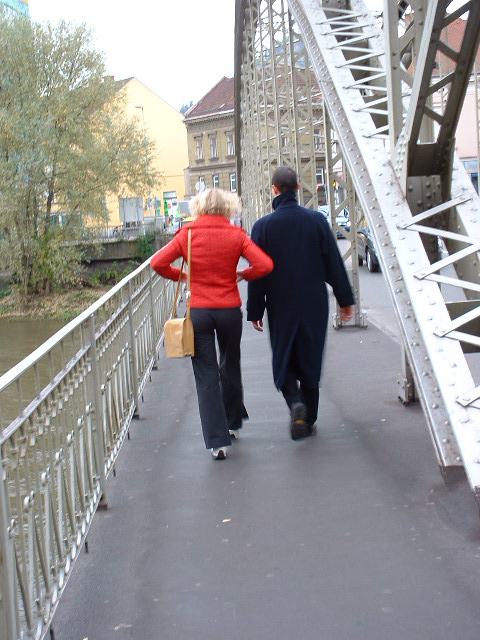
#> input picture dataset/person_1.png, 480 x 640 px
$ python peoplecounter.py --image dataset/person_1.png
#> lines starting #> are read from the running program, lines starting #| are printed output that depends on the picture; after the words box and inside, x2 and y2 are one past the last pixel; in counts of white or black regions, pixels touching at a corner belong together
#AI-IOT using ubidots

from imutils.object_detection import non_max_suppression
import numpy as np
import imutils
import cv2
import requests
import time
import argparse
import pybase64
import base64

URL_EDUCATIONAL = "http://things.ubidots.com"
URL_INDUSTRIAL = "http://industrial.api.ubidots.com"
INDUSTRIAL_USER = True
TOKEN = "Your token"
DEVICE = "Your device name"
VARIABLE = "Your variable name"

HOGCV = cv2.HOGDescriptor()
HOGCV.setSVMDetector(cv2.HOGDescriptor_getDefaultPeopleDetector())

def detector(image):
    image = imutils.resize(image, width=min(400, image.shape[1]))
    clone = image.copy()

    (rects, weights) = HOGCV.detectMultiScale(image, winStride=(8, 8),
                                              padding=(32, 32), scale=1.05)


    rects = np.array([[x, y, x + w, y + h] for (x, y, w, h) in rects])
    result = non_max_suppression(rects, probs=None, overlapThresh=0.65)

    return result

def localDetect(image_path):
    result = []
    image = cv2.imread(image_path)
    if len(image) <= 0:
        print("[ERROR] could not read your local image")
        return result
    print("[INFO] Detecting people")
    result = detector(image)

    # shows the result
    for (xA, yA, xB, yB) in result:
        cv2.rectangle(image, (xA, yA), (xB, yB), (0, 255, 0), 2)

    cv2.imshow("result", image)
    cv2.waitKey(0)
    cv2.destroyAllWindows()

    return (result, image)


def convert_to_base64(image):
    image = imutils.resize(image, width=400)
    img_str = cv2.imencode('.png', image)[1].tostring()
    b64 = base64.b64encode(img_str)
    return b64.decode('utf-8')


def detectPeople(args):
    image_path = args["image"]

    if image_path != None:
        print("[INFO] Image path provided, attempting to read image")
        (result, image) = localDetect(image_path)
#> in localDetect, image is the input picture: shape (640, 480, 3); mean B, G, R 148.4, 148.1, 151.2
#> in detector, `(rects, weights) = HOGCV.detectMultiScale(image, winStride=(8, 8), pad..`: rects = [[177, 111, 145, 290], [103, 113, 151, 302]]; weights = [2.19, 1.23]
#> in detector, `rects = np.array([[x, y, x + w, y + h] for (x, y, w, h) in rects])`: rects = [[177, 111, 322, 401], [103, 113, 254, 415]]
#> in detector, `result = non_max_suppression(rects, probs=None, overlapThresh=0.65)`: result = [[103, 113, 254, 415], [177, 111, 322, 401]]
#> the loop in localDetect, `for (xA, yA, xB, yB) in result:` made 2 passes
#> after the loop in localDetect, `for (xA, yA, xB, yB) in result:`:
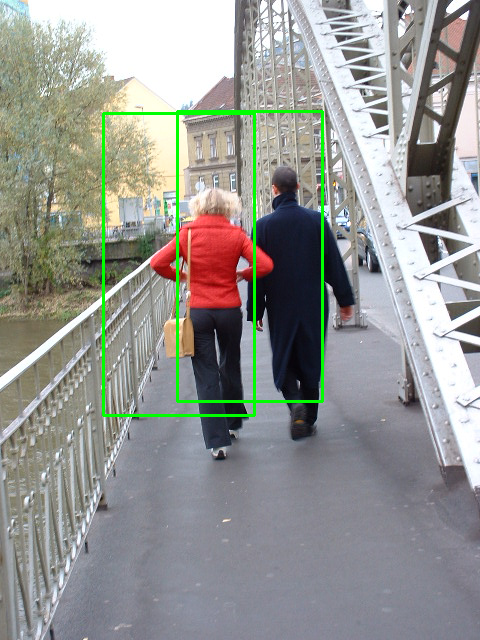
#> image: shape (640, 480, 3); 1.7% of pixels changed, all inside (x1, y1, x2, y2) = (102, 110, 324, 417)
        print("[INFO] sending results")
        # Converts the image to base 64 and adds it to the context
        b64 = convert_to_base64(image)
        context = {"image": b64}

        # Sends the result
        req = sendToUbidots(TOKEN, DEVICE, VARIABLE,
                            len(result), context=context)
        if req.status_code >= 400:
            print("[ERROR] Could not send data to Ubidots")
            return req


def buildPayload(variable, value, context):
    return {variable: {"value": value, "context": context}}


def sendToUbidots(token, device, variable, value, context={}, industrial=True):
    # Builds the endpoint
    url = URL_INDUSTRIAL if industrial else URL_EDUCATIONAL
    url = "{}/api/v1.6/devices/{}".format(url, device)

    payload = buildPayload(variable, value, context)
    headers = {"X-Auth-Token": token, "Content-Type": "application/json"}

    attempts = 0
    status = 400

    while status >= 400 and attempts <= 5:
        req = requests.post(url=url, headers=headers, json=payload)
        status = req.status_code
        attempts += 1
        time.sleep(1)

    return req


def argsParser():
    ap = argparse.ArgumentParser()
    ap.add_argument("-i", "--image", default=None,
                    help="")
    args = vars(ap.parse_args())

    return args


def main():
    args = argsParser()
    detectPeople(args)
#> in convert_to_base64, `image = imutils.resize(image, width=400)`:
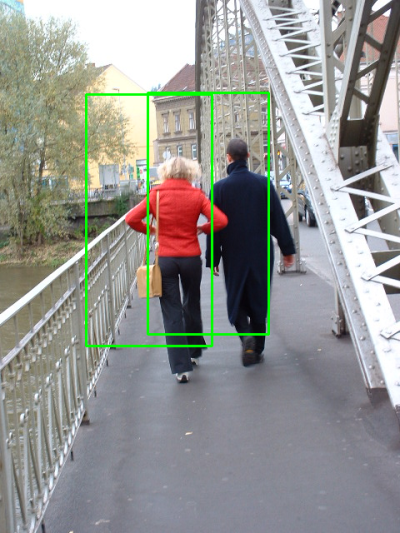
#> image: shape (533, 400, 3); mean of channels 0, 1, 2 146.2, 150.1, 148.8; drawn as B, G, R
#> in sendToUbidots, `payload = buildPayload(variable, value, context)`: payload = 1 item
#> after the loop in sendToUbidots, `while status >= 400 and attempts <= 5:`: attempts = 0
#> (the call stopped at in sendToUbidots, `req = requests.post(url=url, headers=headers, json=payload)`: requests is not available in this run)


main()

$ run again, on dataset/person_4.png
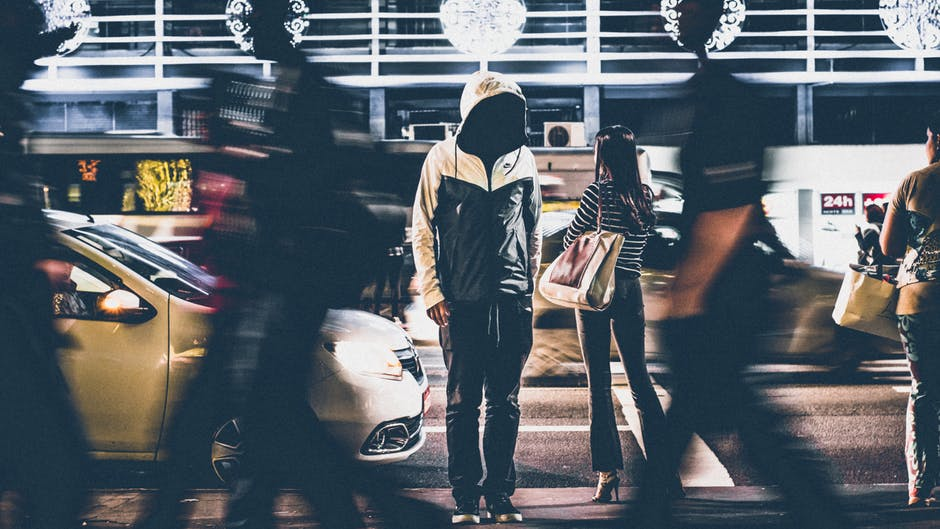
#> input picture dataset/person_4.png, 940 x 529 px
#> in localDetect, image is the input picture: shape (529, 940, 3); mean B, G, R 104.9, 97.6, 89.6
#> in detector, `image = imutils.resize(image, width=min(400, image.shape[1]))`:
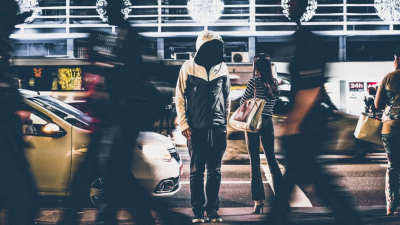
#> image: shape (225, 400, 3); mean of channels 0, 1, 2 104.9, 97.6, 89.6; drawn as B, G, R
#> in detector, `(rects, weights) = HOGCV.detectMultiScale(image, winStride=(8, 8), pad..`: rects = [[358, 69, 42, 156], [221, 71, 78, 154], [152, 41, 102, 184]]; weights = [1.71, 0.939, 1.2]
#> in detector, `rects = np.array([[x, y, x + w, y + h] for (x, y, w, h) in rects])`: rects = [[358, 69, 400, 225], [221, 71, 299, 225], [152, 41, 254, 225]]
#> in detector, `result = non_max_suppression(rects, probs=None, overlapThresh=0.65)`: result = [[152, 41, 254, 225], [221, 71, 299, 225], [358, 69, 400, 225]]
#> the loop in localDetect, `for (xA, yA, xB, yB) in result:` made 3 passes
#> (xA, yA, xB) on passes 1 to 3: (152, 41, 254), (221, 71, 299), (358, 69, 400)
#> after the loop in localDetect, `for (xA, yA, xB, yB) in result:`:
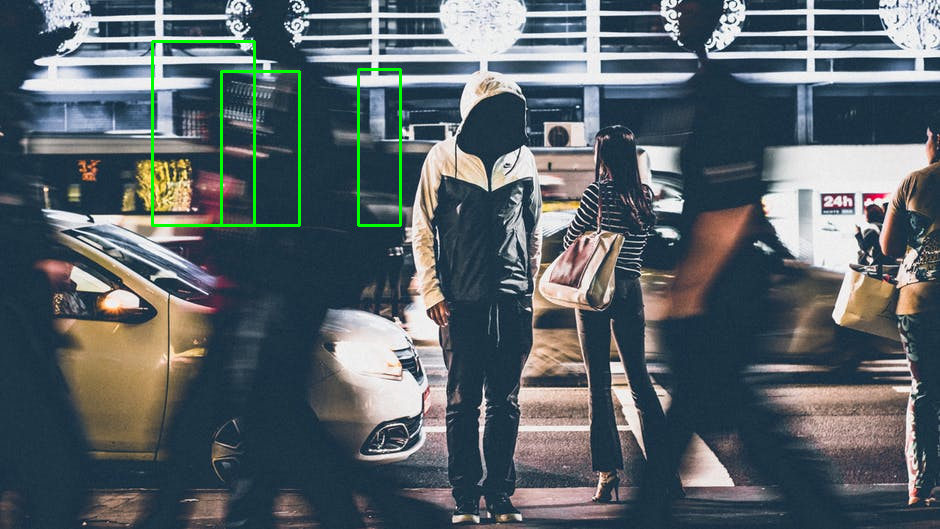
#> image: shape (529, 940, 3); 0.84% of pixels changed, all inside (x1, y1, x2, y2) = (151, 40, 402, 227)
#> payload = 1 item
#> after the loop in sendToUbidots, `while status >= 400 and attempts <= 5:`: attempts = 0
